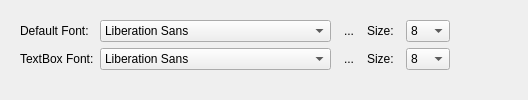
     <widget class="QWidget" name="Customize_tab">
      <attribute name="title">
       <string>Customize</string>
      </attribute>
      <layout class="QGridLayout" name="gridLayout_3">
       <item row="0" column="0">
        <widget class="QWidget" name="widget" native="true">
         <property name="sizePolicy">
          <sizepolicy hsizetype="Preferred" vsizetype="Fixed">
           <horstretch>0</horstretch>
           <verstretch>0</verstretch>
          </sizepolicy>
         </property>
         <layout class="QGridLayout" name="gridLayout_9">
          <item row="0" column="0">
           <widget class="QLabel" name="label_22">
            <property name="text">
             <string>Default Font:</string>
            </property>
           </widget>
          </item>
          <item row="0" column="5" colspan="2">
           <widget class="QLabel" name="label_23">
            <property name="text">
             <string>Size:</string>
            </property>
           </widget>
          </item>
          <item row="0" column="7" colspan="2">
           <widget class="QComboBox" name="defaultFontSize">
            <property name="sizePolicy">
             <sizepolicy hsizetype="Fixed" vsizetype="Fixed">
              <horstretch>0</horstretch>
              <verstretch>0</verstretch>
             </sizepolicy>
            </property>
            <property name="maximumSize">
             <size>
              <width>50</width>
              <height>16777215</height>
             </size>
            </property>
            <item>
             <property name="text">
              <string>8</string>
             </property>
            </item>
            <item>
             <property name="text">
              <string>9</string>
             </property>
            </item>
            <item>
             <property name="text">
              <string>10</string>
             </property>
            </item>
            <item>
             <property name="text">
              <string>11</string>
             </property>
            </item>
            <item>
             <property name="text">
              <string>12</string>
             </property>
            </item>
           </widget>
          </item>
          <item row="0" column="9">
           <spacer name="horizontalSpacer_2">
            <property name="orientation">
             <enum>Qt::Horizontal</enum>
            </property>
            <property name="sizeHint" stdset="0">
             <size>
              <width>58</width>
              <height>19</height>
             </size>
            </property>
           </spacer>
          </item>
          <item row="1" column="0">
           <widget class="QLabel" name="label_38">
            <property name="text">
             <string>TextBox Font:</string>
            </property>
           </widget>
          </item>
          <item row="1" column="1">
           <widget class="mFontComboBox" name="textboxFont">
            <property name="editable">
             <bool>false</bool>
            </property>
            <property name="frame">
             <bool>true</bool>
            </property>
           </widget>
          </item>
          <item row="1" column="2">
           <widget class="QToolButton" name="textboxFontBold">
            <property name="text">
             <string>...</string>
            </property>
            <property name="icon">
             <iconset resource="resources.qrc">
              <normaloff>:/Graphics/bold</normaloff>:/Graphics/bold</iconset>
            </property>
            <property name="checkable">
             <bool>true</bool>
            </property>
            <property name="autoRaise">
             <bool>true</bool>
            </property>
           </widget>
          </item>
          <item row="0" column="1">
           <widget class="mFontComboBox" name="defaultFont">
            <property name="editable">
             <bool>false</bool>
            </property>
            <property name="currentFont">
             <font>
              <family>Tahoma</family>
              <pointsize>10</pointsize>
             </font>
            </property>
           </widget>
          </item>
          <item row="0" column="2">
           <widget class="QToolButton" name="defaultFontBold">
            <property name="toolTip">
             <string>&lt;html&gt;&lt;head/&gt;&lt;body&gt;&lt;p&gt;Bold&lt;/p&gt;&lt;/body&gt;&lt;/html&gt;</string>
            </property>
            <property name="text">
             <string>...</string>
            </property>
            <property name="icon">
             <iconset resource="resources.qrc">
              <normaloff>:/Graphics/bold</normaloff>:/Graphics/bold</iconset>
            </property>
            <property name="checkable">
             <bool>true</bool>
            </property>
            <property name="autoRaise">
             <bool>true</bool>
            </property>
           </widget>
          </item>
          <item row="1" column="5">
           <widget class="QLabel" name="label_39">
            <property name="text">
             <string>Size:</string>
            </property>
           </widget>
          </item>
          <item row="1" column="9">
           <spacer name="horizontalSpacer_45">
            <property name="orientation">
             <enum>Qt::Horizontal</enum>
            </property>
            <property name="sizeHint" stdset="0">
             <size>
              <width>18</width>
              <height>19</height>
             </size>
            </property>
           </spacer>
          </item>
          <item row="1" column="7" colspan="2">
           <widget class="QComboBox" name="textboxFontSize">
            <property name="sizePolicy">
             <sizepolicy hsizetype="Fixed" vsizetype="Fixed">
              <horstretch>0</horstretch>
              <verstretch>0</verstretch>
             </sizepolicy>
            </property>
            <property name="maximumSize">
             <size>
              <width>50</width>
              <height>16777215</height>
             </size>
            </property>
            <item>
             <property name="text">
              <string>8</string>
             </property>
            </item>
            <item>
             <property name="text">
              <string>9</string>
             </property>
            </item>
            <item>
             <property name="text">
              <string>10</string>
             </property>
            </item>
            <item>
             <property name="text">
              <string>11</string>
             </property>
            </item>
            <item>
             <property name="text">
              <string>12</string>
             </property>
            </item>
            <item>
             <property name="text">
              <string>13</string>
             </property>
            </item>
            <item>
             <property name="text">
              <string>14</string>
             </property>
            </item>
            <item>
             <property name="text">
              <string>16</string>
             </property>
            </item>
            <item>
             <property name="text">
              <string>18</string>
             </property>
            </item>
           </widget>
          </item>
         </layout>
        </widget>
       </item>
       <item row="1" column="0">
        <widget class="StyleWidget" name="stylerWidget" native="true"/>
       </item>
      </layout>
     </widget>
